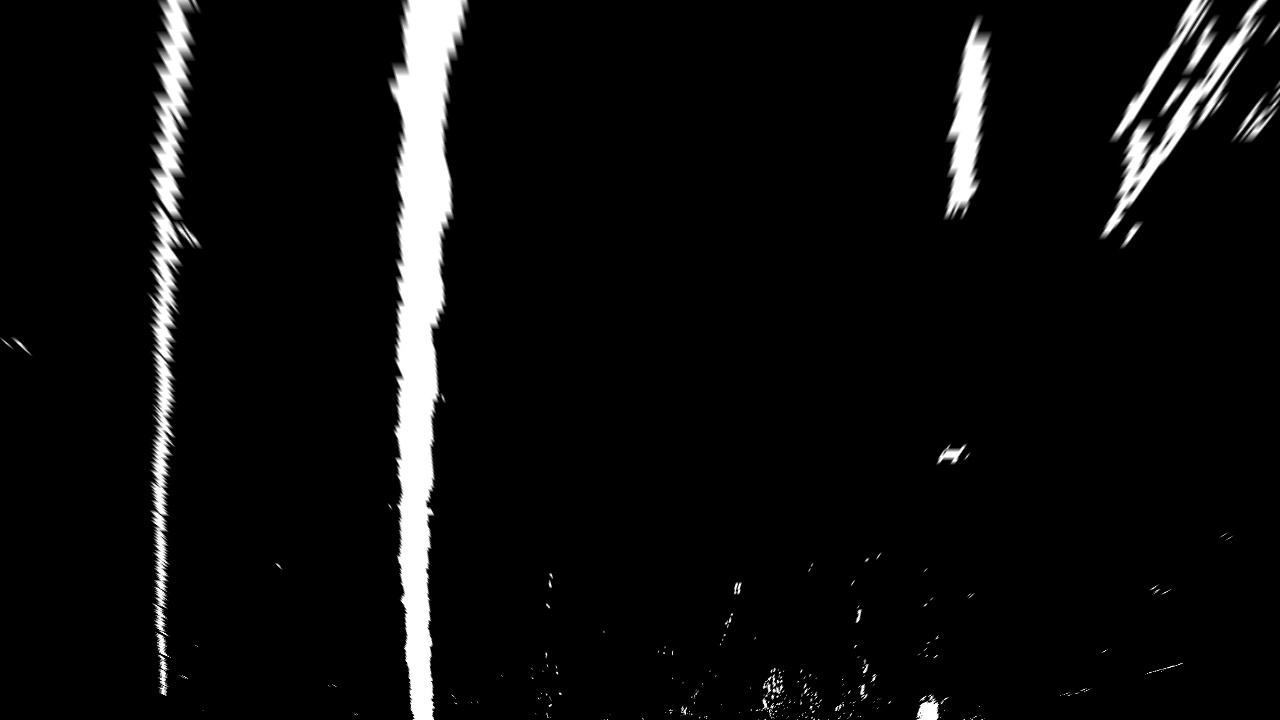
#> input picture test_images/first_warp0.jpg, 1280 x 720 px
$ python -i video_gen.py   (imports and definitions only)   (older library calls are emulated)
#> lines starting #> are read from the running program, lines starting #| are printed output that depends on the picture
#> further down, picture is the input picture: shape (720, 1280, 3); min 0, max 255, mean 13.8

'''
With great thanks to Udacity Content Developer Aaron Brown for his excellent YouTube tutorial for this project at http://bit.ly/2kdGX8d
This project is a condensed version of his more extensive (and superior) work
'''

from moviepy.editor import VideoFileClip
from IPython.display import HTML
import numpy as np
import cv2
import pickle
import glob
from tracker import tracker

# Read in the saved objpoints and imgpoints
# [1 line not run here, left out]
# [1 line that did not run here, left out]
# [1 line that did not run here, left out]

# [6 lines left out: function image_only_yellow_white, not called in this run]

## Define a function that applies Gaussian Noise kernel
def gaussian_blur(img, kernel_size):
    return cv2.GaussianBlur(img, (kernel_size, kernel_size), 0)

## Define a function that applies Canny transform
# [29 lines left out: functions canny, region_of_interest, not called in this run]


# Useful functions for producing the binary pixel of interest images to feed into the LaneTracker Algorithm
def abs_sobel_thresh(img, orient='x', sobel_kernel=3, thresh=(0, 255)):
    # Calculate directional gradient
#> called with orient = 'x', sobel_kernel = 3, thresh = (0, 255)
    gray = cv2.cvtColor(img, cv2.COLOR_RGB2GRAY)
    if orient == 'x':
        abs_sobel = np.absolute(cv2.Sobel(gray, cv2.CV_64F, 1, 0))
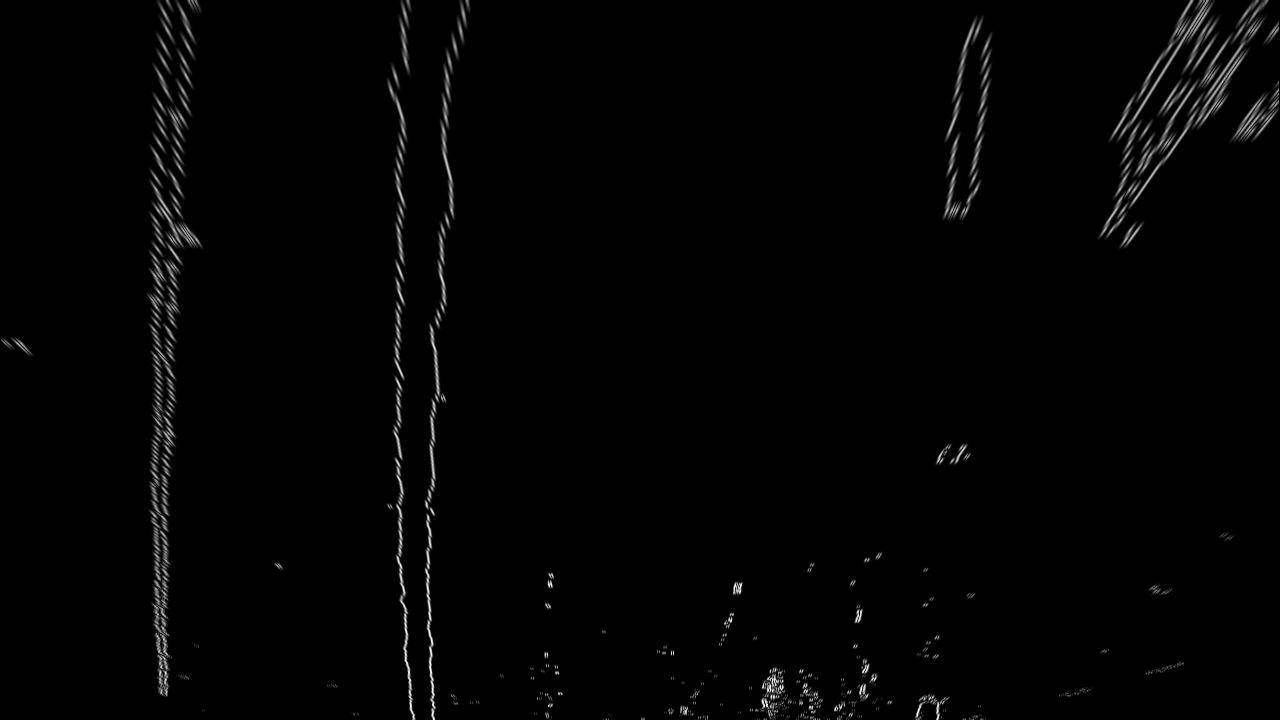
#> abs_sobel: shape (720, 1280) float64; min 0, max 1016, mean 12.6; drawn with min black and max white
    if orient == 'y':
        abs_sobel = np.absolute(cv2.Sobel(gray, cv2.CV_64F, 0, 1))
    scaled_sobel = np.uint8(255*abs_sobel/np.max(abs_sobel))
    binary_output = np.zeros_like(scaled_sobel)
    # Apply threshold
    binary_output[(scaled_sobel >= thresh[0]) & (scaled_sobel <= thresh[1])] = 1
    return binary_output

# [44 lines left out: functions mag_thresh, dir_threshold, color_threshold, window_mask, not called in this run]


def weighted_img(img, initial_img, α=0.8, β=1., λ=0.):
	return cv2.addWeighted(initial_img, α, img, β, λ)


# [119 lines left out: function process_image, not called in this run]

Output_video = 'output1_tracked.mp4'
Input_video = 'project_video.mp4'
# Input_video = 'harder_challenge_video.mp4'

# [1 line that did not run here, left out]
# [1 line that did not run here, left out]
# [1 line not run here, left out]


# write_name = './test_images/road_warped'+str(idx)+'.jpg'
# cv2.imwrite(write_name, result)

>>> import cv2
>>> picture = cv2.cvtColor(cv2.imread('test_images/first_warp0.jpg'), cv2.COLOR_BGR2RGB)
>>> result = abs_sobel_thresh(picture)
#> result: shape (720, 1280); every value is 1

$ run again, on test_images/first_warp1.jpg
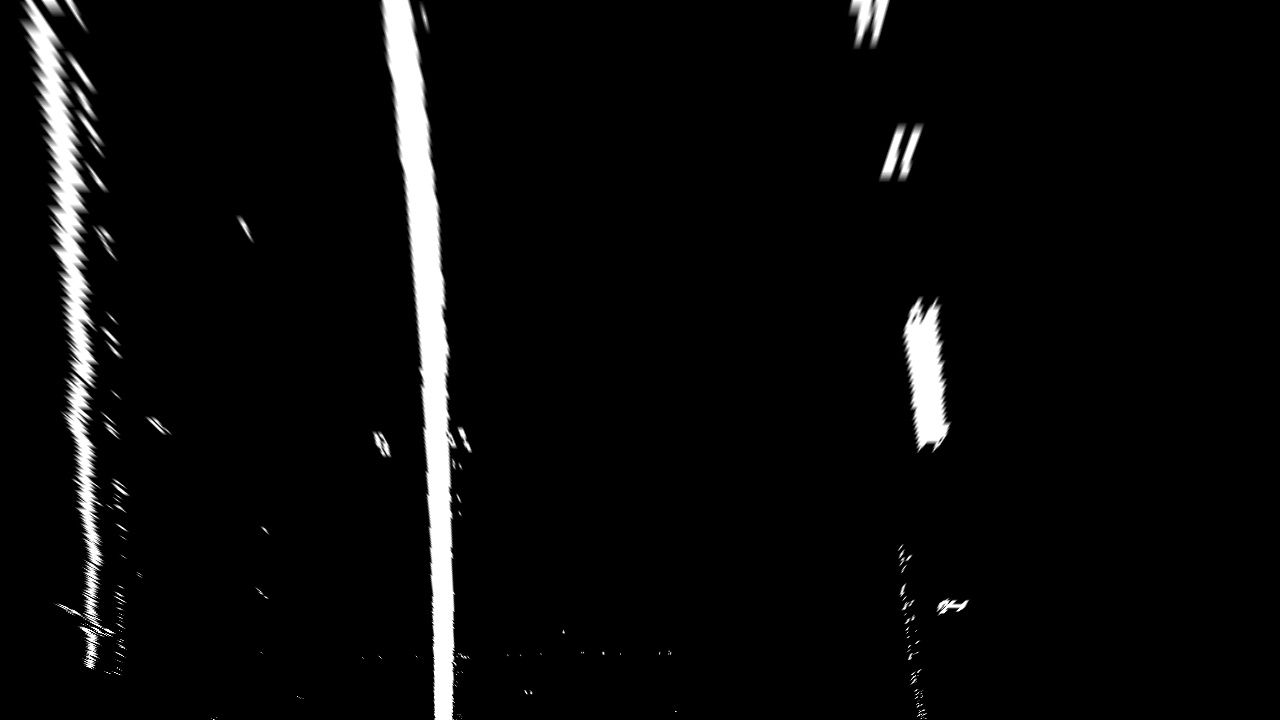
#> input picture test_images/first_warp1.jpg, 1280 x 720 px
#> picture is the input picture: shape (720, 1280, 3); min 0, max 255, mean 10.6
#> in abs_sobel_thresh, `abs_sobel = np.absolute(cv2.Sobel(gray, cv2.CV_64F, 1, 0))`:
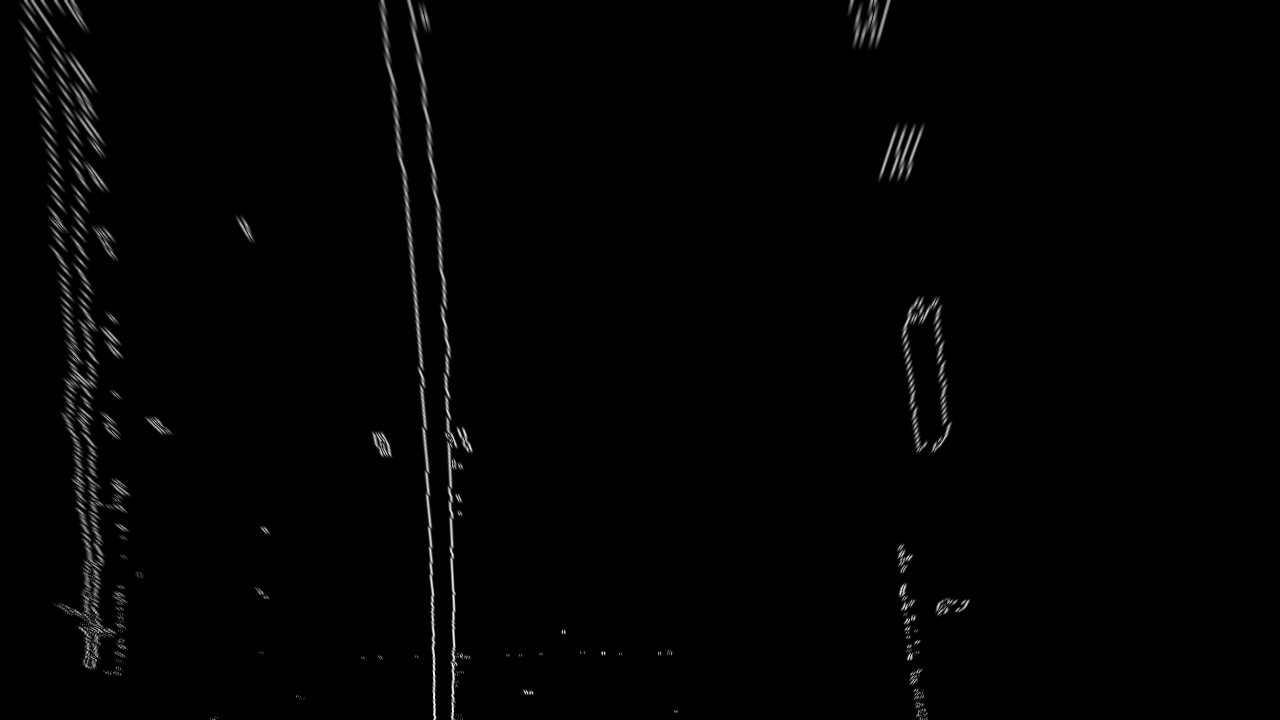
#> abs_sobel: shape (720, 1280) float64; min 0, max 1020, mean 10.4; drawn with min black and max white
#> result: shape (720, 1280); every value is 1

$ run again, on test_images/first_warp2.jpg
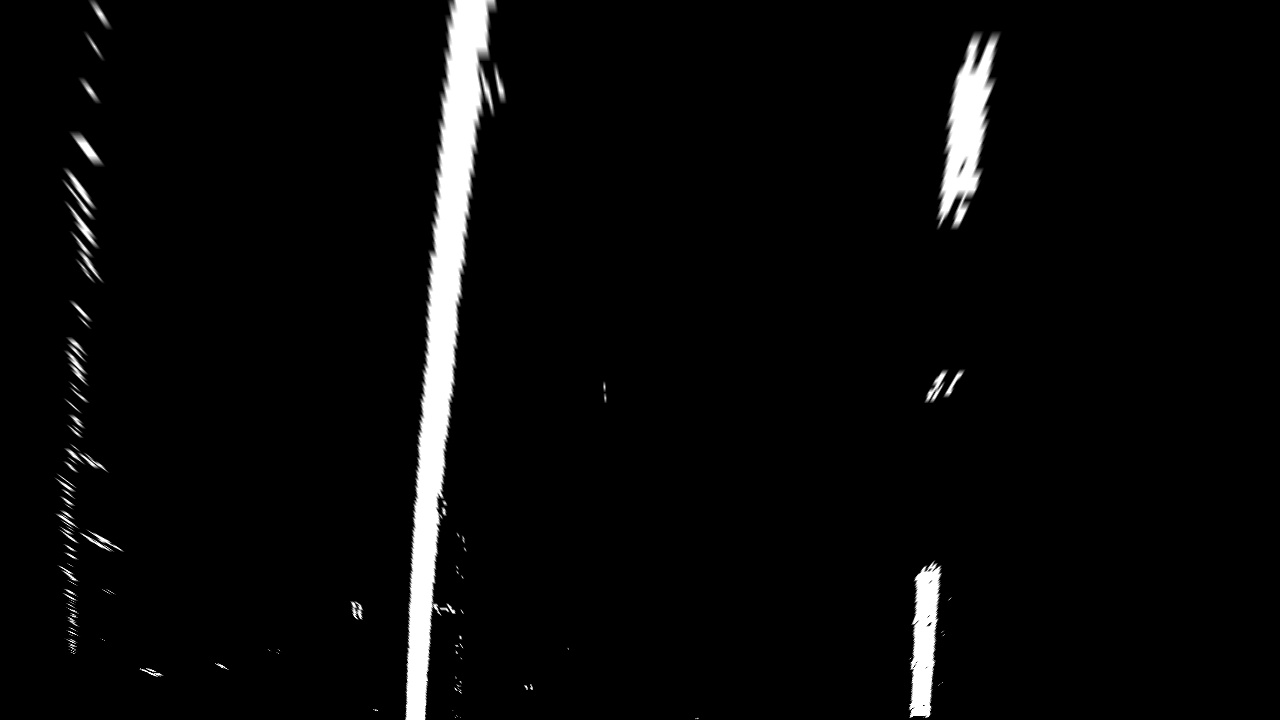
#> input picture test_images/first_warp2.jpg, 1280 x 720 px
#> picture is the input picture: shape (720, 1280, 3); min 0, max 255, mean 9
#> in abs_sobel_thresh, `abs_sobel = np.absolute(cv2.Sobel(gray, cv2.CV_64F, 1, 0))`:
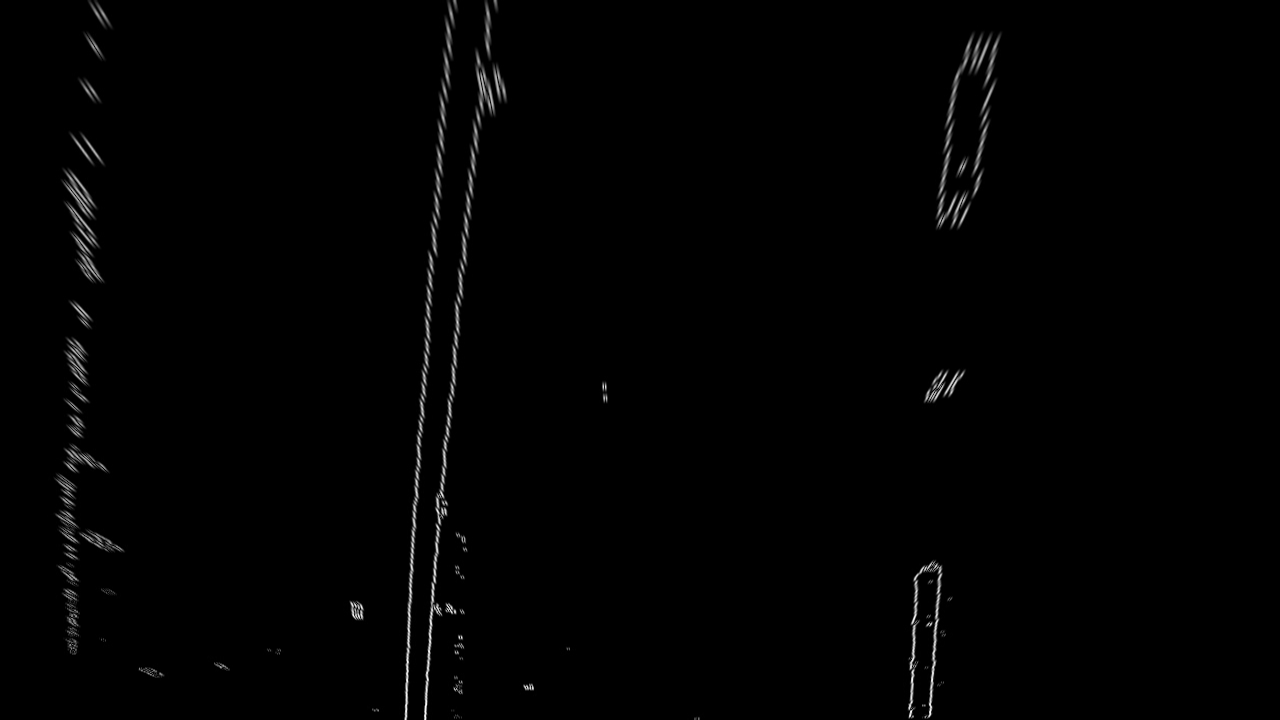
#> abs_sobel: shape (720, 1280) float64; min 0, max 1016, mean 8.3; drawn with min black and max white
#> result: shape (720, 1280); every value is 1

$ run again, on test_images/first_warp3.jpg
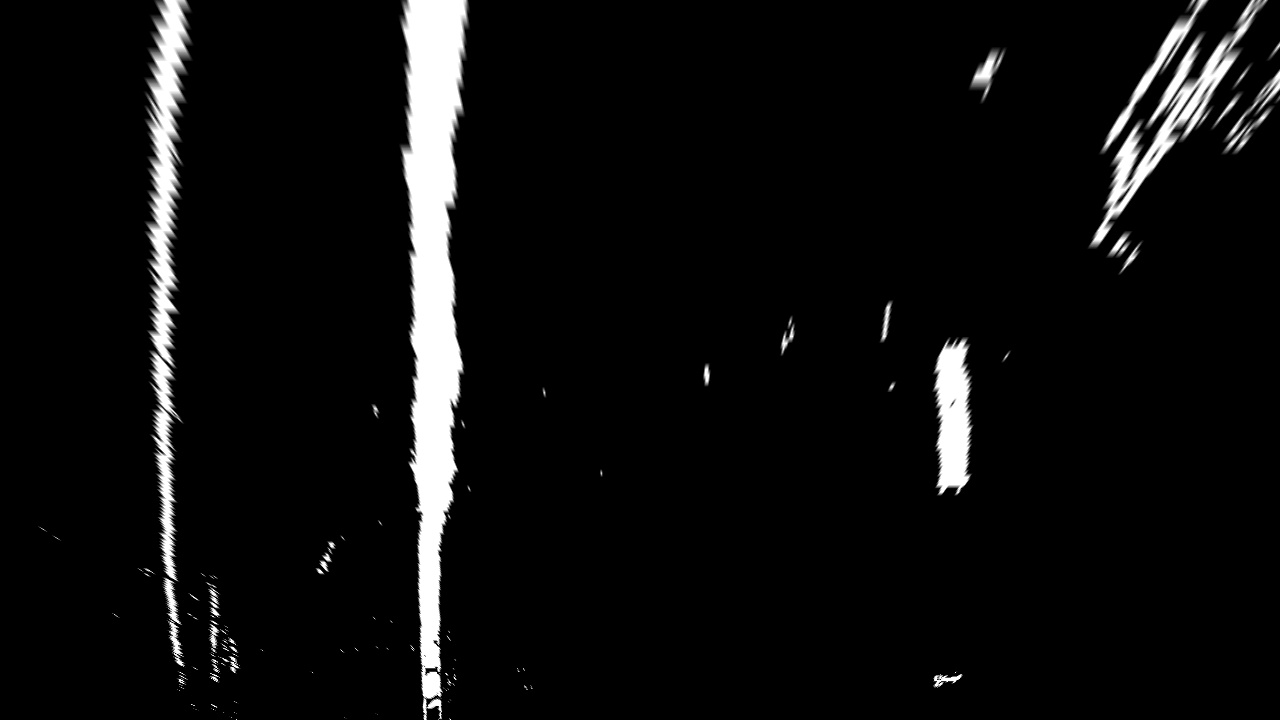
#> input picture test_images/first_warp3.jpg, 1280 x 720 px
#> picture is the input picture: shape (720, 1280, 3); min 0, max 255, mean 14.3
#> in abs_sobel_thresh, `abs_sobel = np.absolute(cv2.Sobel(gray, cv2.CV_64F, 1, 0))`:
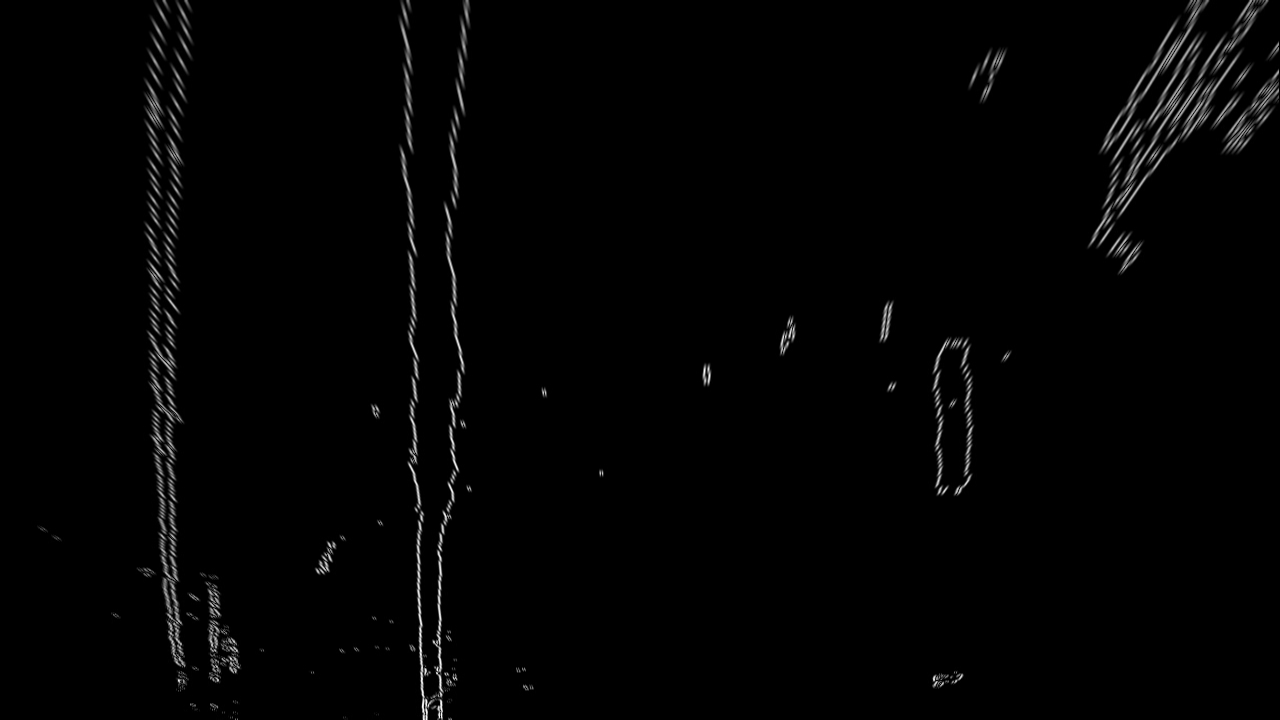
#> abs_sobel: shape (720, 1280) float64; min 0, max 1017, mean 12.9; drawn with min black and max white
#> result: shape (720, 1280); every value is 1
